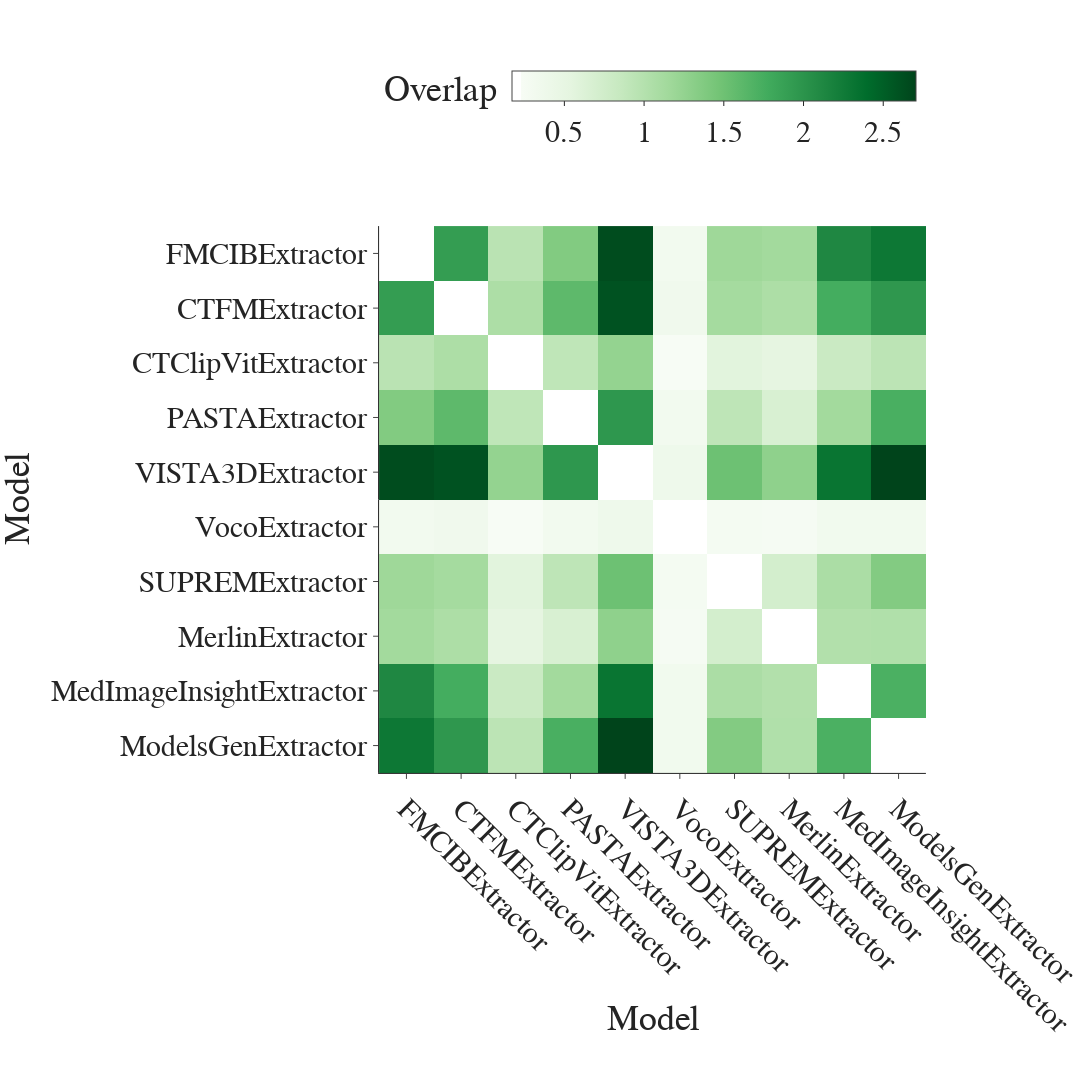

The notebook cell this image was saved under:
### Code cell
model_features = extract_model_features(data)
model_neighbors = compute_knn_indices(model_features, num_neighbors=10, metric="cosine")
overlap_matrix, model_list = compute_overlap_matrix(model_neighbors)
fig = plot_overlap_matrix(overlap_matrix, model_list, font_size=30, tickangle=45)
fig.show()

### Figure 1 — Plotly figure (JSON) as saved in the notebook; plotly's stock layout.template omitted (floating-point values rounded to 4 significant figures)
{"data": [{"coloraxis": "coloraxis", "hovertemplate": "Model: %{x}<br>Model: %{y}<br>Overlap: %{z}<extra></extra>", "name": "0", "type": "heatmap", "x": ["FMCIBExtractor", "CTFMExtractor", "CTClipVitExtractor", "PASTAExtractor", "VISTA3DExtractor", "VocoExtractor", "SUPREMExtractor", "MerlinExtractor", "MedImageInsightExtractor", "ModelsGenExtractor"], "xaxis": "x", "y": ["FMCIBExtractor", "CTFMExtractor", "CTClipVitExtractor", "PASTAExtractor", "VISTA3DExtractor", "VocoExtractor", "SUPREMExtractor", "MerlinExtractor", "MedImageInsightExtractor", "ModelsGenExtractor"], "yaxis": "y", "z": [[null, 1.914, 0.9572, 1.371, 2.646, 0.3112, 1.171, 1.143, 2.124, 2.285], [1.914, null, 1.062, 1.603, 2.596, 0.3444, 1.126, 1.062, 1.758, 1.967], [0.9572, 1.062, null, 0.9121, 1.247, 0.228, 0.5653, 0.5249, 0.8195, 0.9406], [1.371, 1.603, 0.9121, null, 1.969, 0.3159, 0.9192, 0.6746, 1.14, 1.729], [2.646, 2.596, 1.247, 1.969, null, 0.3824, 1.508, 1.28, 2.316, 2.705], [0.3112, 0.3444, 0.228, 0.3159, 0.3824, null, 0.2779, 0.2637, 0.3302, 0.3302], [1.171, 1.126, 0.5653, 0.9192, 1.508, 0.2779, null, 0.7221, 1.074, 1.363], [1.143, 1.062, 0.5249, 0.6746, 1.28, 0.2637, 0.7221, null, 1.019, 1.031], [2.124, 1.758, 0.8195, 1.14, 2.316, 0.3302, 1.074, 1.019, null, 1.717], [2.285, 1.967, 0.9406, 1.729, 2.705, 0.3302, 1.363, 1.031, 1.717, null]]}], "layout": {"coloraxis": {"colorbar": {"orientation": "h", "title": {"text": "Overlap"}, "x": 0.5, "xanchor": "center", "y": 1.02, "yanchor": "bottom"}, "colorscale": [[0, "rgb(247,252,245)"], [0.125, "rgb(229,245,224)"], [0.25, "rgb(199,233,192)"], [0.375, "rgb(161,217,155)"], [0.5, "rgb(116,196,118)"], [0.625, "rgb(65,171,93)"], [0.75, "rgb(35,139,69)"], [0.875, "rgb(0,109,44)"], [1, "rgb(0,68,27)"]]}, "font": {"family": "Arial", "size": 30}, "height": 1200, "margin": {"t": 60}, "title": {"text": ""}, "width": 1200, "xaxis": {"anchor": "y", "constrain": "domain", "domain": [0, 1], "scaleanchor": "y", "tickangle": 45, "title": {"text": "Model"}}, "yaxis": {"anchor": "x", "autorange": "reversed", "constrain": "domain", "domain": [0, 1], "title": {"text": "Model"}}}}
